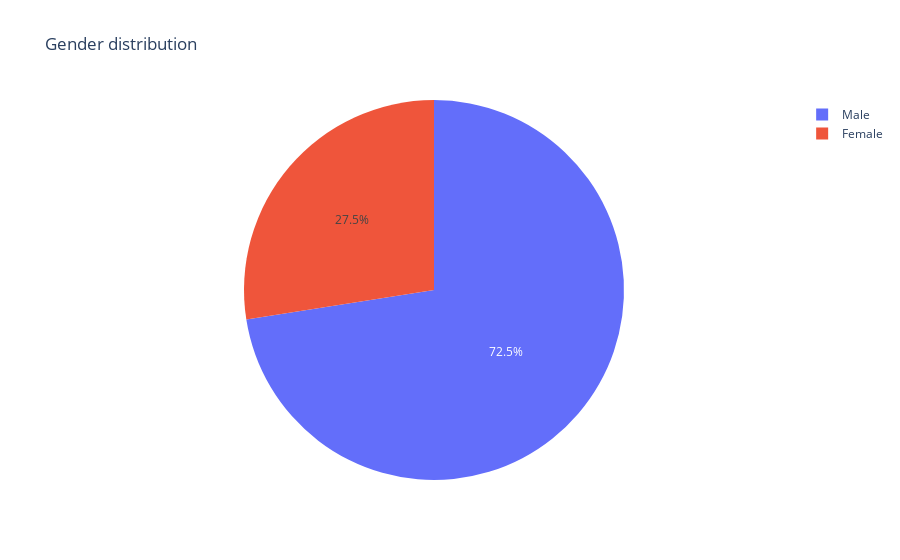

This figure's notebook cell:
### Code cell
male_amount = data['Sex'].value_counts()['M']
female_amount = len(data) - male_amount

print(f'There have been {male_amount} male competitors and {female_amount} female competitors throughout the Olympics.')

gender_data = pd.DataFrame({'Gender Count': [male_amount, female_amount], 'Sex': ['Male', 'Female']})
print(gender_data)
gender_pie = px.pie(gender_data, values='Gender Count', names='Sex', title='Gender distribution')
gender_pie.show()

### Figure 1 — Plotly figure (JSON) as saved in the notebook; plotly's stock layout.template omitted (floating-point values rounded to 4 significant figures)
{"data": [{"domain": {"x": [0, 1], "y": [0, 1]}, "hovertemplate": "Sex=%{label}<br>Gender Count=%{value}<extra></extra>", "labels": ["Male", "Female"], "legendgroup": "", "name": "", "showlegend": true, "type": "pie", "values": [196594, 74522]}], "layout": {"legend": {"tracegroupgap": 0}, "title": {"text": "Gender distribution"}}}
